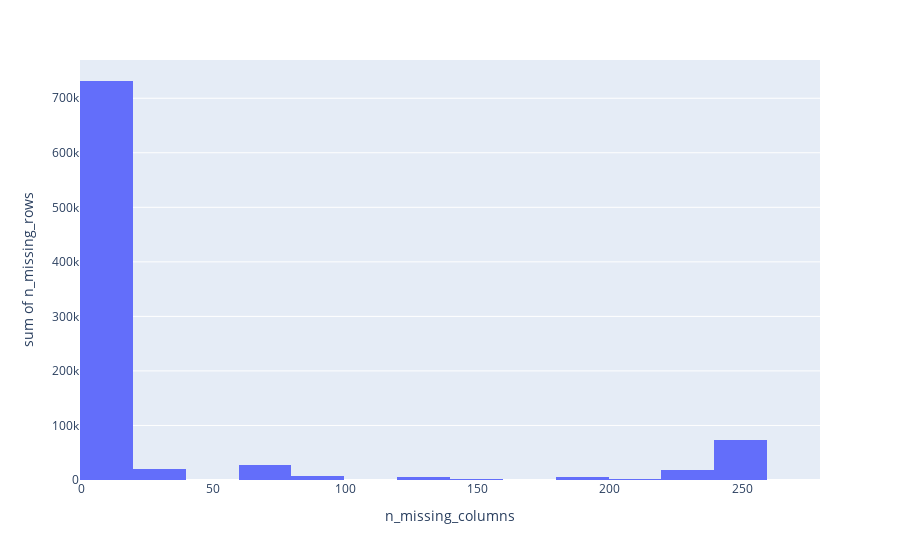

Notebook code for this chart:
### Code cell
fig = px.histogram(missing_analysis_df, x='n_missing_columns', y='n_missing_rows')
fig.show()

### Figure 1 — Plotly figure (JSON) as saved in the notebook; plotly's stock layout.template omitted (floating-point values rounded to 4 significant figures; data arrays with more than 128 entries replaced by an {"elided": "..."} marker saying what was removed)
{"data": [{"alignmentgroup": "True", "bingroup": "x", "histfunc": "sum", "hovertemplate": "n_missing_columns=%{x}<br>sum of n_missing_rows=%{y}<extra></extra>", "legendgroup": "", "marker": {"color": "#636efa", "pattern": {"shape": ""}}, "name": "", "offsetgroup": "", "orientation": "v", "showlegend": false, "type": "histogram", "x": {"elided": "209 int values"}, "xaxis": "x", "y": {"elided": "209 int values"}, "yaxis": "y"}], "layout": {"autosize": true, "barmode": "relative", "legend": {"tracegroupgap": 0}, "margin": {"t": 60}, "xaxis": {"anchor": "y", "autorange": true, "domain": [0, 1], "range": [-0.5, 279.5], "title": {"text": "n_missing_columns"}, "type": "linear"}, "yaxis": {"anchor": "x", "autorange": true, "domain": [0, 1], "range": [0, 770100.0], "title": {"text": "sum of n_missing_rows"}, "type": "linear"}}}
